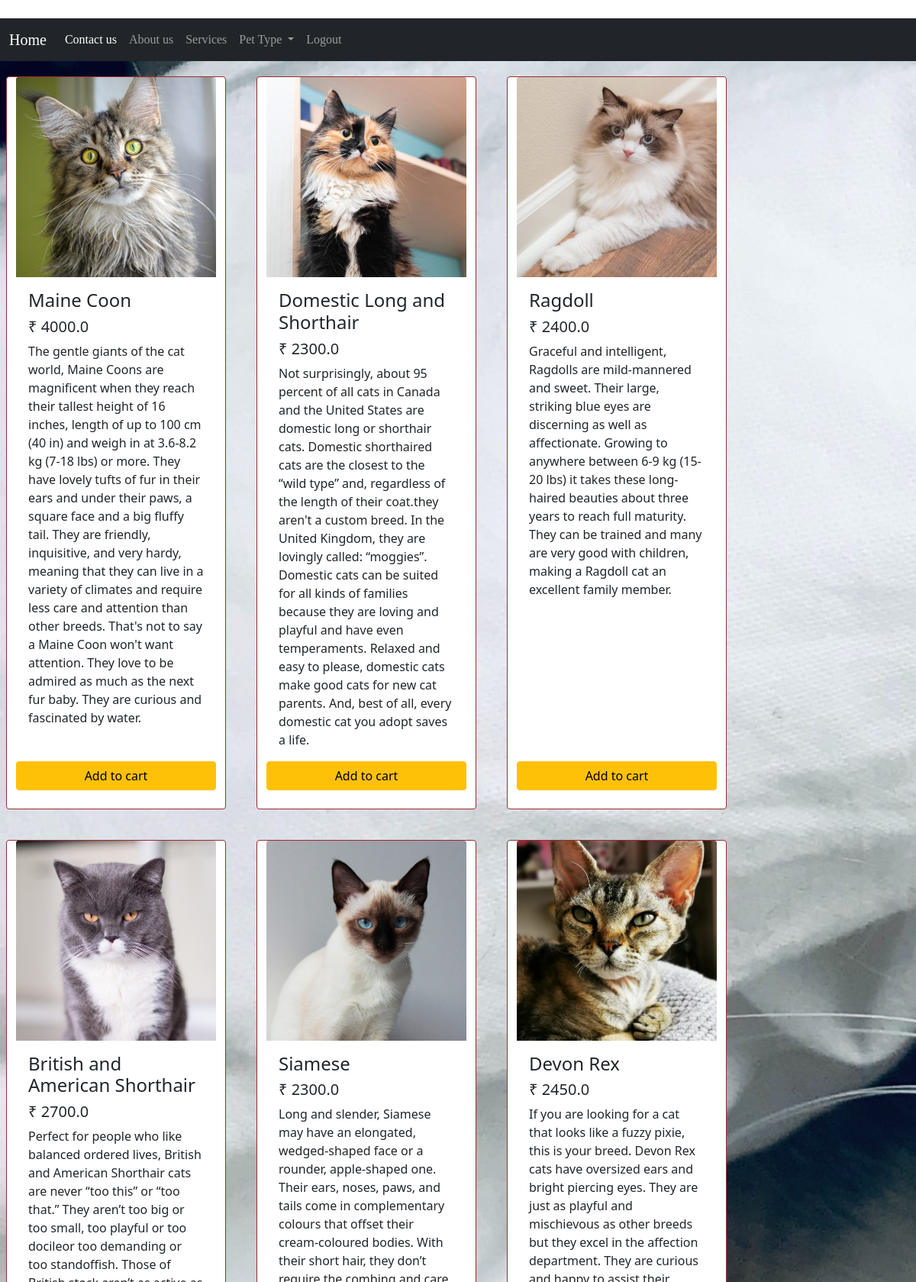
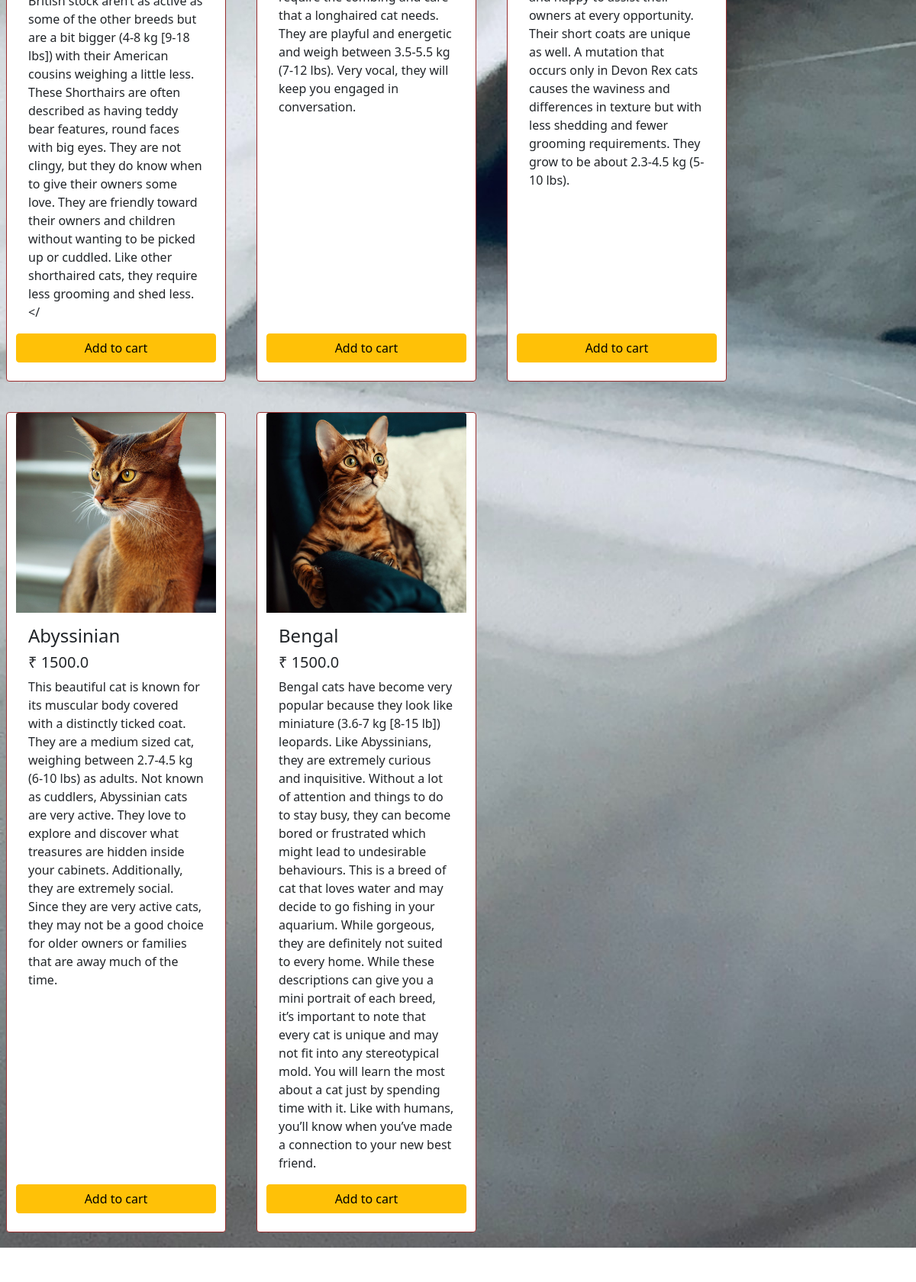
The page /cat (upper part) on the database its author committed (2 pictures, top to bottom).
### home/models.py (models this page shows, shortened)
class product_cat(models.Model):
    name =models.CharField(max_length=225, null=True)
    price = models.FloatField()
    desc = models.TextField()
    digital =models.BooleanField(default=True,null=True,blank=False)
    img = models.ImageField(null=True,blank=False)
    @property
    def imageURL(self):
        try:
            url =self.img.url
        except:
            url =''
        return url

### home/views.py (the view)
# urls.py: path('cat',views.cat, name='cat' ),
def cat(request):
   prop = product_cat.objects.all()
   return render (request,"cat.html",{'prop':prop})

### template/cat.html (shortened to what this page needs)
{% extends 'base.html' %}
{% block body %}
<div class="cat" style="background-image: url('static/1.jpg');">
    <div class="row">
       {% for i in prop  %}
       <div class="card" style="width: 18rem; margin:20px; border:1px solid rgb(153, 45, 45) ;">
        <img src="{{i.imageURL}}"
            class="card-img-top" alt="...">
        <div class="card-body">
            <h4 class="card-title">{{i.name}}</h4>
            <h5 class="card-title">₹ {{i.price}}</h5>
            <p class="card-text"> {{i.desc}} </p>
        </div>
        <a href="#" class="btn btn-warning">Add to cart</a> <br>
    </div>
       {% endfor %}
    </div>
</div>
{% endblock body %}

### template/base.html (shortened to what this page needs)
<!doctype html>
<html lang="en">
<head>
    <link href="https://cdn.jsdelivr.net/npm/bootstrap@5.0.2/dist/css/bootstrap.min.css" rel="stylesheet"
>
    <link rel="stylesheet" href="static/style.css">
</head>
<body>
     <br>
    <nav class="navbar navbar-expand-lg navbar-dark bg-dark">
        <div class="container-fluid">
            <a class="navbar-brand" href="home" style="font-family: 'Times New Roman', Times, serif;">Home</a>
            <div class="collapse navbar-collapse" id="navbarSupportedContent">
                <ul class="navbar-nav me-auto mb-2 mb-lg-0" style="font-family: 'Times New Roman';">
                    <li class="nav-item">
                        <a class="nav-link active" aria-current="page" href="/contact">Contact us</a>
                    </li>
                    <li class="nav-item">
                        <a class="nav-link" href="/about">About us</a>
                    </li>
                    <li class="nav-item">
                        <a class="nav-link" href="/services">Services</a>
                    </li>
                    <li class="nav-item dropdown">
                        <a class="nav-link dropdown-toggle" href="#" id="navbarDropdown" role="button"
                            data-bs-toggle="dropdown" aria-expanded="false">
                            Pet Type
                        </a>
                    </li>
                    <li class="nav-item">
                        <a class="nav-link" href="/logout">Logout</a>
                    </li>
                </ul>
            </div>
        </div>
    </nav>
    {% block body %}
    {% endblock body %}
</body>
</html>

### static/style.css (style rules this page uses)
.cat { background-image: image(static/1.jpg); background-size: cover; }

### rows shown on the page
product_cat: imageURL (picture), name "Maine Coon", price "4000.0", desc "The gentle giants of the cat world, Maine Coons are magnificent when they reach their tallest height of 16 inches, length of up to 100 cm (40 in) and weigh in at 3.6-8.2 kg (7-18 lbs) or more. They have lovely tufts of fur in their ears and under their paws, a square face and a big fluffy tail. They are friendly, inquisitive, and very hardy, meaning that they can live in a variety of climates and require less care and attention than other breeds. That's not to say a Maine Coon won't want attention. They love to be admired as much as the next fur baby. They are curious and fascinated by water."
product_cat: imageURL (picture), name "Domestic Long and Shorthair", price "2300.0", desc "Not surprisingly, about 95 percent of all cats in Canada and the United States are domestic long or shorthair cats. Domestic shorthaired cats are the closest to the “wild type” and, regardless of the length of their coat.they aren't a custom breed. In the United Kingdom, they are lovingly called: “moggies”. Domestic cats can be suited for all kinds of families because they are loving and playful and have even temperaments. Relaxed and easy to please, domestic cats make good cats for new cat parents. And, best of all, every domestic cat you adopt saves a life."
product_cat: imageURL (picture), name "Ragdoll", price "2400.0", desc "Graceful and intelligent, Ragdolls are mild-mannered and sweet. Their large, striking blue eyes are discerning as well as affectionate. Growing to anywhere between 6-9 kg (15-20 lbs) it takes these long-haired beauties about three years to reach full maturity. They can be trained and many are very good with children, making a Ragdoll cat an excellent family member."
product_cat: imageURL (picture), name "British and American Shorthair", price "2700.0", desc "Perfect for people who like balanced ordered lives, British and American Shorthair cats are never “too this” or “too that.” They aren’t too big or too small, too playful or too docileor too demanding or too standoffish. Those of British stock aren’t as active as some of the other breeds but are a bit bigger (4-8 kg [9-18 lbs]) with their American cousins weighing a little less. These Shorthairs are often described as having teddy bear features, round faces with big eyes. They are not clingy, but they do know when to give their owners some love. They are friendly toward their owners and children without wanting to be picked up or cuddled. Like other shorthaired cats, they require less…"
product_cat: imageURL (picture), name "Siamese", price "2300.0", desc "Long and slender, Siamese may have an elongated, wedged-shaped face or a rounder, apple-shaped one. Their ears, noses, paws, and tails come in complementary colours that offset their cream-coloured bodies. With their short hair, they don’t require the combing and care that a longhaired cat needs. They are playful and energetic and weigh between 3.5-5.5 kg (7-12 lbs). Very vocal, they will keep you engaged in conversation."
product_cat: imageURL (picture), name "Devon Rex", price "2450.0", desc "If you are looking for a cat that looks like a fuzzy pixie, this is your breed. Devon Rex cats have oversized ears and bright piercing eyes. They are just as playful and mischievous as other breeds but they excel in the affection department. They are curious and happy to assist their owners at every opportunity. Their short coats are unique as well. A mutation that occurs only in Devon Rex cats causes the waviness and differences in texture but with less shedding and fewer grooming requirements. They grow to be about 2.3-4.5 kg (5-10 lbs)."
product_cat: imageURL (picture), name "Abyssinian", price "1500.0", desc "This beautiful cat is known for its muscular body covered with a distinctly ticked coat. They are a medium sized cat, weighing between 2.7-4.5 kg (6-10 lbs) as adults. Not known as cuddlers, Abyssinian cats are very active. They love to explore and discover what treasures are hidden inside your cabinets. Additionally, they are extremely social. Since they are very active cats, they may not be a good choice for older owners or families that are away much of the time."
product_cat: imageURL (picture), name "Bengal", price "1500.0", desc "Bengal cats have become very popular because they look like miniature (3.6-7 kg [8-15 lb]) leopards. Like Abyssinians, they are extremely curious and inquisitive. Without a lot of attention and things to do to stay busy, they can become bored or frustrated which might lead to undesirable behaviours. This is a breed of cat that loves water and may decide to go fishing in your aquarium. While gorgeous, they are definitely not suited to every home. While these descriptions can give you a mini portrait of each breed, it’s important to note that every cat is unique and may not fit into any stereotypical mold. You will learn the most about a cat just by spending time with it. Like with humans,…"
